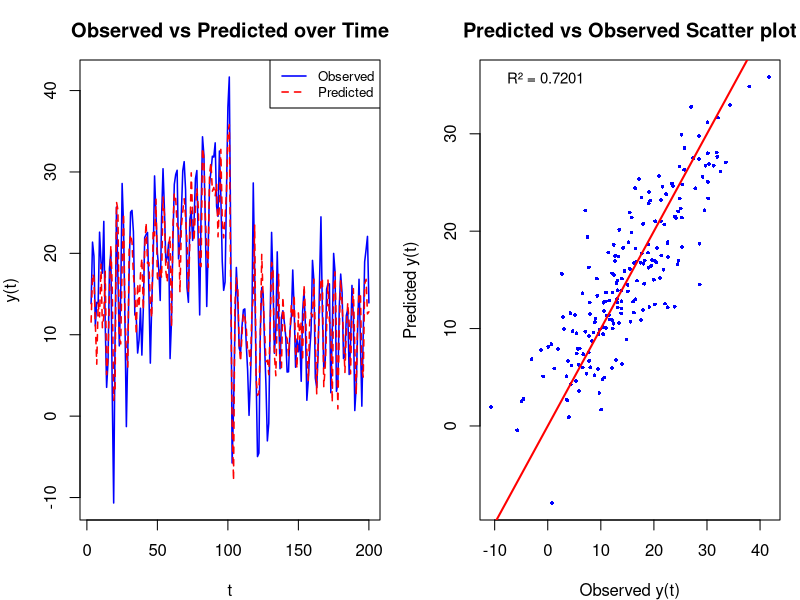

Here is the R script that generated this plot:
set.seed(42)
T <- 200
#Generate x(t)
x <- ifelse(1:T <= 100, 1:T, 0)
#Generate y(t)
w <- rnorm(T, mean = 0, sd = 1)
 
y <- numeric(T)
y[1] <- 2
y[2] <- 4

for (t in 3:T) {
  y[t] <- 10 + 0.75 * y[t-1] - 0.65 * y[t-2] + 0.15 * x[t-1] + 5 * w[t]
}

# Fitting the model for t > 2:
#y(t) = b0 + b1*y(t-1) + b2*y(t-2) + b3*x(t-1) + error
# For values t = 3 to 200 
t_idx <- 3:T
df <- data.frame(y_t   = y[t_idx],y_lag1 = y[t_idx - 1],y_lag2 = y[t_idx - 2],
                 x_lag1 = x[t_idx - 1]
)

fit <- lm(y_t ~ y_lag1 + y_lag2 + x_lag1, data = df)
summary(fit)


# a) Comparing estimated vs true parameters

cat("Comparing Estimated and True Values \n")
true_params <- c(b0 = 10, b1 = 0.75, b2 = -0.65, b3 = 0.15, sqrt_MSE = 5)
est         <- coef(fit)
mse         <- mean(fit$residuals^2)
sqrt_mse    <- sqrt(mse)

cat("b0","\nTrue = ",true_params["b0"],"\nEstimated = ",est["(Intercept)"])
cat("b1","\nTrue = ",true_params["b1"],"\nEstimated = ",est["y_lag1"])
cat("b2","\nTrue = ",true_params["b2"],"\nEstimated = ",est["y_lag2"])
cat("b3","\nTrue = ",true_params["b3"],"\nEstimated = ",est["x_lag1"])
cat("sqrt(MSE)","\nTrue = ", true_params["sqrt_MSE"], "\nEstimated = ",sqrt_mse)


# R-squared
r2 <- summary(fit)$r.squared
cat("R-squared = \n", r2)


# Plot predicted vs observed

y_hat <- fitted(fit)
y_obs <- df$y_t

par(mfrow = c(1, 2), mar = c(4, 4, 3, 1))

# Plot 1: Time series overlay
plot(t_idx, y_obs, type = "l", col = "blue", lwd = 1.5,
     xlab = "t", ylab = "y(t)",
     main = "Observed vs Predicted over Time")
lines(t_idx, y_hat, col = "red", lwd = 1.5, lty = 2)
legend("topright", legend = c("Observed", "Predicted"),
       col = c("blue", "red"), lty = c(1, 2), lwd = 1.5, cex = 0.8)

# Plot 2: Scatter predicted vs observed
plot(y_obs, y_hat, pch = 16, cex = 0.5, col = "blue",
     xlab = "Observed y(t)", ylab = "Predicted y(t)",
     main = "Predicted vs Observed Scatter plot")
abline(0, 1, col = "red", lwd = 2)
legend("topleft", legend = sprintf("R² = %.4f", r2), bty = "n", cex = 0.9)
